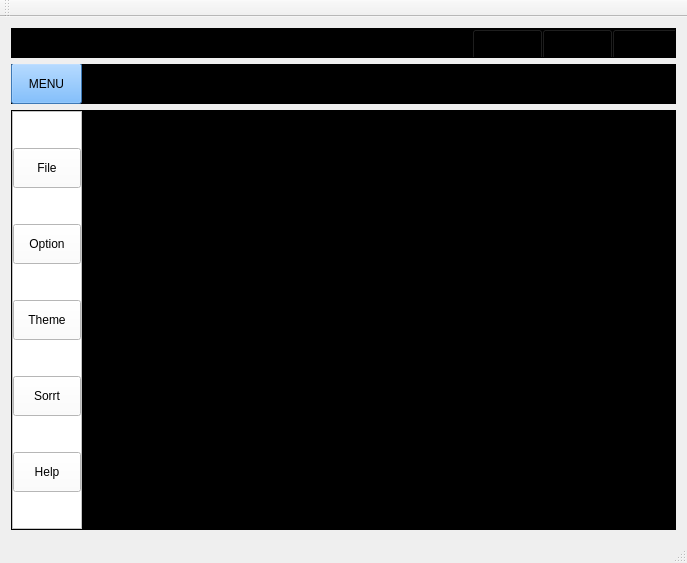
<?xml version="1.0" encoding="UTF-8"?>
<ui version="4.0">
 <class>MainWindow</class>
 <widget class="QMainWindow" name="MainWindow">
  <property name="geometry">
   <rect>
    <x>0</x>
    <y>0</y>
    <width>687</width>
    <height>563</height>
   </rect>
  </property>
  <property name="windowTitle">
   <string>MainWindow</string>
  </property>
  <widget class="QWidget" name="centralWidget">
   <layout class="QVBoxLayout" name="verticalLayout">
    <item>
     <widget class="QFrame" name="frame_3">
      <property name="maximumSize">
       <size>
        <width>16777215</width>
        <height>30</height>
       </size>
      </property>
      <property name="styleSheet">
       <string notr="true">background-color: rgb(0, 0, 0);</string>
      </property>
      <property name="frameShape">
       <enum>QFrame::StyledPanel</enum>
      </property>
      <property name="frameShadow">
       <enum>QFrame::Raised</enum>
      </property>
      <layout class="QHBoxLayout" name="horizontalLayout">
       <property name="spacing">
        <number>0</number>
       </property>
       <property name="leftMargin">
        <number>0</number>
       </property>
       <property name="topMargin">
        <number>0</number>
       </property>
       <property name="rightMargin">
        <number>0</number>
       </property>
       <property name="bottomMargin">
        <number>0</number>
       </property>
       <item>
        <widget class="QFrame" name="frame_4">
         <property name="frameShape">
          <enum>QFrame::StyledPanel</enum>
         </property>
         <property name="frameShadow">
          <enum>QFrame::Raised</enum>
         </property>
         <widget class="QPushButton" name="pushButton_5">
          <property name="geometry">
           <rect>
            <x>600</x>
            <y>0</y>
            <width>71</width>
            <height>31</height>
           </rect>
          </property>
          <property name="text">
           <string/>
          </property>
          <property name="icon">
           <iconset>
            <normaloff>../../Downloads/icons8-close-80.png</normaloff>../../Downloads/icons8-close-80.png</iconset>
          </property>
         </widget>
         <widget class="QPushButton" name="pushButton_6">
          <property name="geometry">
           <rect>
            <x>530</x>
            <y>0</y>
            <width>71</width>
            <height>31</height>
           </rect>
          </property>
          <property name="text">
           <string/>
          </property>
          <property name="icon">
           <iconset>
            <normaloff>../../Downloads/icons8-expand-80.png</normaloff>../../Downloads/icons8-expand-80.png</iconset>
          </property>
         </widget>
         <widget class="QPushButton" name="pushButton_7">
          <property name="geometry">
           <rect>
            <x>460</x>
            <y>0</y>
            <width>71</width>
            <height>31</height>
           </rect>
          </property>
          <property name="text">
           <string/>
          </property>
          <property name="icon">
           <iconset>
            <normaloff>../../Downloads/icons8-subtract-80.png</normaloff>../../Downloads/icons8-subtract-80.png</iconset>
          </property>
         </widget>
        </widget>
       </item>
      </layout>
     </widget>
    </item>
    <item>
     <widget class="QFrame" name="frame">
      <property name="maximumSize">
       <size>
        <width>16777215</width>
        <height>40</height>
       </size>
      </property>
      <property name="styleSheet">
       <string notr="true">background-color: rgb(0, 0, 0);</string>
      </property>
      <property name="frameShape">
       <enum>QFrame::NoFrame</enum>
      </property>
      <property name="frameShadow">
       <enum>QFrame::Raised</enum>
      </property>
      <widget class="QPushButton" name="pushButton_4">
       <property name="geometry">
        <rect>
         <x>0</x>
         <y>-1</y>
         <width>71</width>
         <height>41</height>
        </rect>
       </property>
       <property name="styleSheet">
        <string notr="true">background-color: rgb(85, 170, 255);</string>
       </property>
       <property name="text">
        <string>MENU</string>
       </property>
       <property name="icon">
        <iconset>
         <normaloff>../../Downloads/icons8-menu-rounded-100.png</normaloff>../../Downloads/icons8-menu-rounded-100.png</iconset>
       </property>
       <property name="iconSize">
        <size>
         <width>20</width>
         <height>20</height>
        </size>
       </property>
      </widget>
     </widget>
    </item>
    <item>
     <widget class="QFrame" name="frame_2">
      <property name="styleSheet">
       <string notr="true">background-color: rgb(0, 0, 0);</string>
      </property>
      <property name="frameShape">
       <enum>QFrame::StyledPanel</enum>
      </property>
      <property name="frameShadow">
       <enum>QFrame::Raised</enum>
      </property>
      <layout class="QHBoxLayout" name="horizontalLayout_2">
       <property name="spacing">
        <number>0</number>
       </property>
       <property name="leftMargin">
        <number>0</number>
       </property>
       <property name="topMargin">
        <number>0</number>
       </property>
       <property name="rightMargin">
        <number>0</number>
       </property>
       <property name="bottomMargin">
        <number>0</number>
       </property>
       <item>
        <widget class="QFrame" name="frame_5">
         <property name="maximumSize">
          <size>
           <width>70</width>
           <height>1000000</height>
          </size>
         </property>
         <property name="styleSheet">
          <string notr="true">background-color: rgb(0, 0, 0);
background-color: rgb(255, 255, 255);</string>
         </property>
         <property name="frameShape">
          <enum>QFrame::StyledPanel</enum>
         </property>
         <property name="frameShadow">
          <enum>QFrame::Raised</enum>
         </property>
         <layout class="QVBoxLayout" name="verticalLayout_2">
          <property name="spacing">
           <number>0</number>
          </property>
          <property name="leftMargin">
           <number>0</number>
          </property>
          <property name="topMargin">
           <number>0</number>
          </property>
          <property name="rightMargin">
           <number>0</number>
          </property>
          <property name="bottomMargin">
           <number>0</number>
          </property>
          <item>
           <widget class="QPushButton" name="pushButton_2">
            <property name="minimumSize">
             <size>
              <width>0</width>
              <height>40</height>
             </size>
            </property>
            <property name="styleSheet">
             <string notr="true">Qpushbutton
{
color: rgb(255, 255, 255);
	background-color: rgb(36, 36, 36);
border: 0px solid;
}
QPushButton:hover
{
background-color: rgb(85, 170, 255);
}
</string>
            </property>
            <property name="text">
             <string>File</string>
            </property>
            <property name="icon">
             <iconset>
              <normaloff>../../Downloads/icons8-file-100.png</normaloff>../../Downloads/icons8-file-100.png</iconset>
            </property>
            <property name="iconSize">
             <size>
              <width>20</width>
              <height>20</height>
             </size>
            </property>
           </widget>
          </item>
          <item>
           <widget class="QPushButton" name="pushButton">
            <property name="minimumSize">
             <size>
              <width>0</width>
              <height>40</height>
             </size>
            </property>
            <property name="styleSheet">
             <string notr="true">Qpushbutton
{
color: rgb(255, 255, 255);
	background-color: rgb(36, 36, 36);
border: 0px solid;
}
QPushButton:hover
{
background-color: rgb(85, 170, 255);
}
</string>
            </property>
            <property name="text">
             <string>Option</string>
            </property>
            <property name="icon">
             <iconset>
              <normaloff>../../Downloads/icons8-options-64.png</normaloff>../../Downloads/icons8-options-64.png</iconset>
            </property>
            <property name="iconSize">
             <size>
              <width>20</width>
              <height>20</height>
             </size>
            </property>
           </widget>
          </item>
          <item>
           <widget class="QPushButton" name="pushButton_8">
            <property name="minimumSize">
             <size>
              <width>0</width>
              <height>40</height>
             </size>
            </property>
            <property name="styleSheet">
             <string notr="true">Qpushbutton
{
color: rgb(255, 255, 255);
	background-color: rgb(36, 36, 36);
border: 0px solid;
}
QPushButton:hover
{
background-color: rgb(85, 170, 255);
}
</string>
            </property>
            <property name="text">
             <string>Theme</string>
            </property>
            <property name="icon">
             <iconset>
              <normaloff>../../Downloads/icons8-paint-palette-100.png</normaloff>../../Downloads/icons8-paint-palette-100.png</iconset>
            </property>
            <property name="iconSize">
             <size>
              <width>20</width>
              <height>20</height>
             </size>
            </property>
           </widget>
          </item>
          <item>
           <widget class="QPushButton" name="pushButton_9">
            <property name="minimumSize">
             <size>
              <width>0</width>
              <height>40</height>
             </size>
            </property>
            <property name="styleSheet">
             <string notr="true">Qpushbutton
{
color: rgb(255, 255, 255);
	background-color: rgb(36, 36, 36);
border: 0px solid;
}
QPushButton:hover
{
background-color: rgb(85, 170, 255);
}
</string>
            </property>
            <property name="text">
             <string>Sorrt</string>
            </property>
            <property name="icon">
             <iconset>
              <normaloff>../../Downloads/icons8-alphabetical-sorting-64.png</normaloff>../../Downloads/icons8-alphabetical-sorting-64.png</iconset>
            </property>
            <property name="iconSize">
             <size>
              <width>20</width>
              <height>20</height>
             </size>
            </property>
           </widget>
          </item>
          <item>
           <widget class="QPushButton" name="pushButton_10">
            <property name="minimumSize">
             <size>
              <width>0</width>
              <height>40</height>
             </size>
            </property>
            <property name="styleSheet">
             <string notr="true">Qpushbutton
{
color: rgb(255, 255, 255);
	background-color: rgb(36, 36, 36);
border: 0px solid;
}
QPushButton:hover
{
background-color: rgb(85, 170, 255);
}
</string>
            </property>
            <property name="text">
             <string>Help</string>
            </property>
            <property name="icon">
             <iconset>
              <normaloff>../../Downloads/icons8-inquiry-100.png</normaloff>../../Downloads/icons8-inquiry-100.png</iconset>
            </property>
            <property name="iconSize">
             <size>
              <width>20</width>
              <height>20</height>
             </size>
            </property>
           </widget>
          </item>
         </layout>
        </widget>
       </item>
       <item>
        <widget class="QFrame" name="frame_6">
         <property name="frameShape">
          <enum>QFrame::StyledPanel</enum>
         </property>
         <property name="frameShadow">
          <enum>QFrame::Raised</enum>
         </property>
         <widget class="QStackedWidget" name="stackedWidget">
          <property name="geometry">
           <rect>
            <x>9</x>
            <y>9</y>
            <width>581</width>
            <height>381</height>
           </rect>
          </property>
          <widget class="QWidget" name="page"/>
          <widget class="QWidget" name="page_2"/>
         </widget>
        </widget>
       </item>
      </layout>
     </widget>
    </item>
   </layout>
  </widget>
  <widget class="QMenuBar" name="menuBar">
   <property name="geometry">
    <rect>
     <x>0</x>
     <y>0</y>
     <width>687</width>
     <height>20</height>
    </rect>
   </property>
  </widget>
  <widget class="QToolBar" name="mainToolBar">
   <attribute name="toolBarArea">
    <enum>TopToolBarArea</enum>
   </attribute>
   <attribute name="toolBarBreak">
    <bool>false</bool>
   </attribute>
  </widget>
  <widget class="QStatusBar" name="statusBar"/>
  <action name="actionm">
   <property name="icon">
    <iconset>
     <normaloff>../../Desktop/1541924489_outis.jpg</normaloff>../../Desktop/1541924489_outis.jpg</iconset>
   </property>
   <property name="text">
    <string>m</string>
   </property>
  </action>
 </widget>
 <layoutdefault spacing="6" margin="11"/>
 <resources/>
 <connections/>
</ui>
